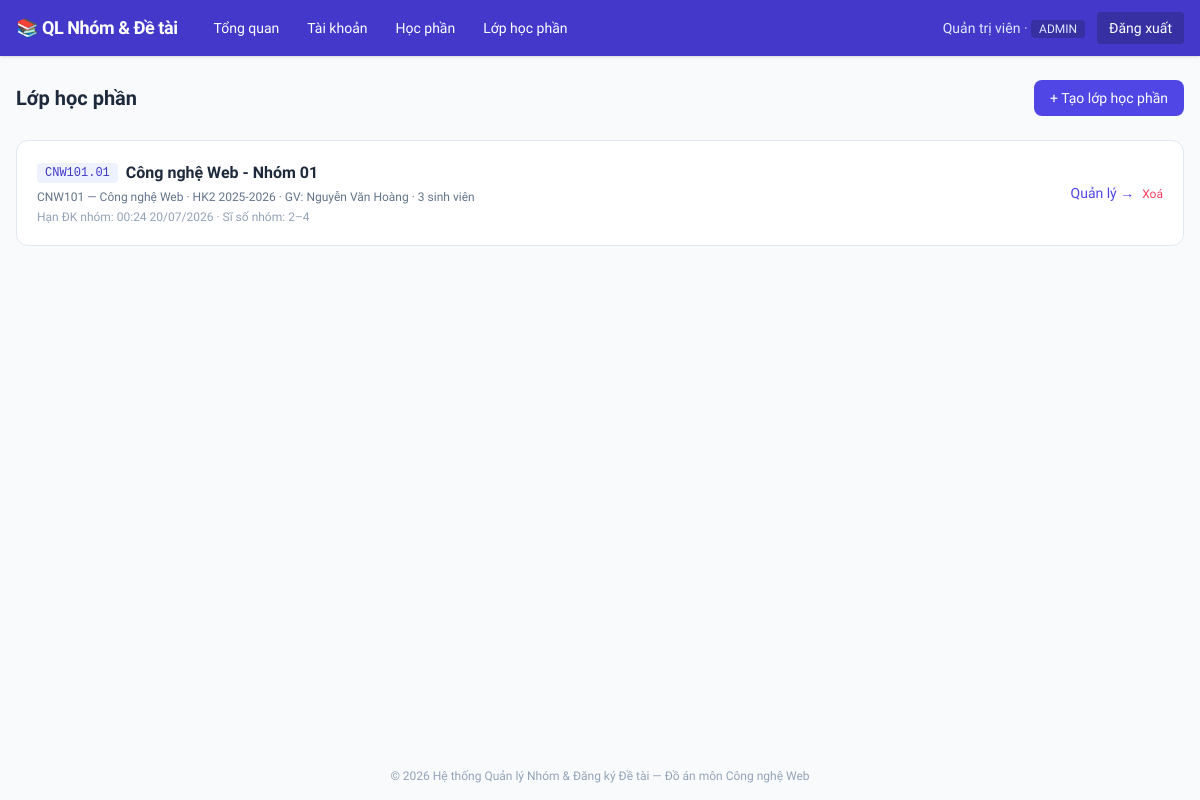
Screenshot of /admin/lop.php (signed in) with the database file from the repository.
### tables this page shows
CREATE TABLE lop_hocphan (
    id INT AUTO_INCREMENT PRIMARY KEY,
    ma_lop VARCHAR(30) NOT NULL UNIQUE,
    ten_lop VARCHAR(150) NOT NULL,
    hocphan_id INT NOT NULL,
    giangvien_id INT DEFAULT NULL,
    hoc_ky VARCHAR(20) DEFAULT NULL COMMENT 'VD: HK1 2025-2026',
    si_so_nhom_toi_thieu INT NOT NULL DEFAULT 2,
    si_so_nhom_toi_da INT NOT NULL DEFAULT 5,
    han_dang_ky_nhom DATETIME DEFAULT NULL,
    created_at DATETIME DEFAULT CURRENT_TIMESTAMP,
    FOREIGN KEY (hocphan_id) REFERENCES hocphan(id) ON DELETE CASCADE,
    FOREIGN KEY (giangvien_id) REFERENCES users(id) ON DELETE SET NULL
);

CREATE TABLE hocphan (
    id INT AUTO_INCREMENT PRIMARY KEY,
    ma_hp VARCHAR(20) NOT NULL UNIQUE,
    ten_hp VARCHAR(200) NOT NULL,
    so_tin_chi INT DEFAULT 3
);

CREATE TABLE users (
    id INT AUTO_INCREMENT PRIMARY KEY,
    username VARCHAR(50) NOT NULL UNIQUE,
    password VARCHAR(255) NOT NULL,
    ho_ten VARCHAR(150) NOT NULL,
    email VARCHAR(150),
    mssv_mgv VARCHAR(50) COMMENT 'Mã số sinh viên hoặc mã giảng viên',
    role ENUM('admin','giangvien','sinhvien') NOT NULL,
    trang_thai ENUM('active','locked') NOT NULL DEFAULT 'active',
    created_at DATETIME DEFAULT CURRENT_TIMESTAMP
);

### config/database.php (called while the page is built, shortened)
<?php
$DB_HOST = 'localhost';
$DB_NAME = 'qlnhom_detai';
$DB_USER = 'root';
$DB_PASS = '';
try {
    $mysqli = new mysqli($DB_HOST, $DB_USER, $DB_PASS, $DB_NAME);
    $mysqli->set_charset('utf8mb4');
} catch (mysqli_sql_exception $e) {
    die('Lỗi kết nối CSDL: ' . htmlspecialchars($e->getMessage()) .
        '<br>Hãy kiểm tra XAMPP (Apache + MySQL) đã bật, đã import file database/schema.sql, và PHP đang dùng là bản >= 8.1.');
}
function db_stmt(string $sql, array $params = []): mysqli_stmt
{
    global $mysqli;
    $stmt = $mysqli->prepare($sql);
    $stmt->execute($params);
    return $stmt;
}
function db_query(string $sql, array $params = []): array
{
    $stmt = db_stmt($sql, $params);
    $result = $stmt->get_result();
    $rows = $result ? $result->fetch_all(MYSQLI_ASSOC) : [];
    return $rows;
}

### includes/functions.php (called while the page is built, shortened)
<?php
function e(?string $str): string
{
    return htmlspecialchars($str ?? '', ENT_QUOTES, 'UTF-8');
}
function format_datetime(?string $dt): string
{
    return date('H:i d/m/Y', strtotime($dt));
}

### admin/lop.php (the view, shortened to what this page needs)
<?php
$list = db_query("
    SELECT l.*, h.ma_hp, h.ten_hp, u.ho_ten AS ten_gv,
        (SELECT COUNT(*) FROM lop_sinhvien ls WHERE ls.lop_id = l.id) AS so_sv
    FROM lop_hocphan l
    JOIN hocphan h ON h.id = l.hocphan_id
    LEFT JOIN users u ON u.id = l.giangvien_id
    ORDER BY l.created_at DESC
");
include __DIR__ . '/../includes/header.php';
?>
<div class="flex flex-wrap items-center justify-between gap-3 mb-6">
  <h1 class="text-xl font-bold text-slate-800">Lớp học phần</h1>
  <button onclick="document.getElementById('modalAdd').classList.remove('hidden')" class="bg-brand-600 hover:bg-brand-700 text-white text-sm px-4 py-2 rounded-lg">+ Tạo lớp học phần</button>
</div>
<div class="grid gap-4">
  <?php foreach ($list as $l): ?>
  <div class="bg-white border border-slate-200 rounded-xl p-5 flex flex-wrap items-center justify-between gap-3">
    <div>
      <div class="flex items-center gap-2">
        <span class="font-mono text-xs bg-brand-50 text-brand-700 px-2 py-0.5 rounded"><?= e($l['ma_lop']) ?></span>
        <span class="font-semibold text-slate-800"><?= e($l['ten_lop']) ?></span>
      </div>
      <div class="text-xs text-slate-500 mt-1">
        <?= e($l['ma_hp']) ?> — <?= e($l['ten_hp']) ?> · <?= e($l['hoc_ky'] ?: 'Chưa đặt học kỳ') ?> ·
        GV: <?= e($l['ten_gv'] ?: 'Chưa gán') ?> · <?= $l['so_sv'] ?> sinh viên
      </div>
      <div class="text-xs text-slate-400 mt-1">
        Hạn ĐK nhóm: <?= format_datetime($l['han_dang_ky_nhom']) ?> · Sĩ số nhóm: <?= $l['si_so_nhom_toi_thieu'] ?>–<?= $l['si_so_nhom_toi_da'] ?>
      </div>
    </div>
    <div class="flex items-center gap-2">
      <a href="<?= BASE_URL ?>/admin/lop_detail.php?id=<?= $l['id'] ?>" class="text-sm text-brand-600 hover:underline">Quản lý →</a>
      <form method="post" onsubmit="return confirm('Xoá lớp này?');">
        <button class="text-xs text-rose-500 hover:text-rose-700">Xoá</button>
      </form>
    </div>
  </div>
  <?php endforeach; ?>
</div>
<?php include __DIR__ . '/../includes/footer.php'; ?>

### includes/header.php (style rules this page uses)
body { font-family:'Be Vietnam Pro',sans-serif; }

### rows the page displays
lop_hocphan: ma_lop "CNW101.01", ten_lop "Công nghệ Web - Nhóm 01", hocphan.ma_hp "CNW101", hocphan.ten_hp "Công nghệ Web", hoc_ky "HK2 2025-2026", giangvien.ho_ten "Nguyễn Văn Hoàng", so_sv "3", han_dang_ky_nhom "00:24 20/07/2026", si_so_nhom_toi_thieu "2", si_so_nhom_toi_da "4"

### other values shown
$user['ho_ten'] "Quản trị viên"
$user['role'] "ADMIN"
SITE_NAME "Hệ thống Quản lý Nhóm & Đăng ký Đề tài"
